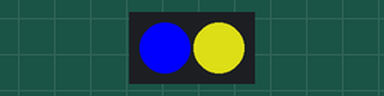
Recording of a sketch running on a simulated ATtiny85, built with avr-gcc and run on an emulated ATtiny85. Parts: 2 RGB LEDs in strip order, left to right. Dim RGB values are drawn brighter than linear; the strip is taken to match the declared colour order.

Above: at 0.75 s.
At 11.8 s:
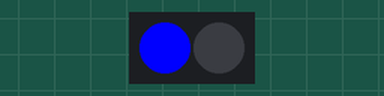
At 13.3 s:
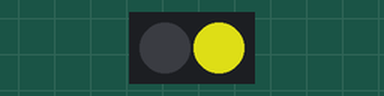
At 39.23 s:
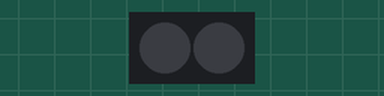
Timing chart, 0 to 40.0 s (numbered marks = the images above):
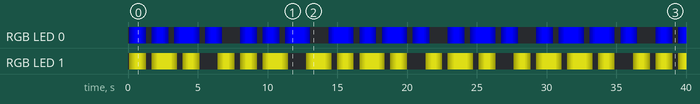

The sketch:

PuckFutin.ino
```cpp
/**
 * PuckFutin light animation application.
 *
 * Runs a set of patterns on a string of WS2811 lights.
 *
 * Signal pin: Mega = 2, NodeMCU = D4
 */

#include <Adafruit_NeoPixel.h>
#ifdef __AVR_ATtiny85__ // Trinket, Gemma, etc.
#include <avr/power.h>
#endif


// Num pixels, signal pin, per-pixel byte offsets the colors in the data stream.
Adafruit_NeoPixel strip = Adafruit_NeoPixel(2, 2, NEO_RGB + NEO_KHZ400);

#include "morse.h"
#include "palettes.h" // Must happen after strip is instantiated.

MorseLights* morse_lights = NULL;

/**
 * Pre-loop operations and setup.
 */
void setup() {
  Serial.begin(115200);
  strip.begin();

  morse_lights = new MorseLights();
  morse_lights->setPalette(ukraine_palette, 2);
  morse_lights->setup(&strip);
}

/**
 * Working code loop.
 */
void loop() {
  morse_lights->loop(&strip);
}
```

cycle_sprite.cpp
```cpp
#include <SPI.h>

#include "cycle_sprite.h"

/**
 * Everything the constructor does except set colors.
 */
void CycleSprite::setMainValues(int index, int num_steps, int start_step) {
  address = index;

  steps = num_steps;
  current_step = start_step;
  // Total number of steps in a cycle is twice one direction.
  total_steps = steps * 2;
}

/**
 * Constructor using separate RGB values.
 */
CycleSprite::CycleSprite(int index, int num_steps, int red, int green, int blue, int start_step) {
  setMainValues(index, num_steps, start_step);
  red_target = red;
  green_target = green;
  blue_target = blue;
}

/**
 * Constructor using a color element array.
 */
CycleSprite::CycleSprite(int index, int num_steps, uint32_t color, int start_step) {
  setMainValues(index, num_steps, start_step);

  red_target = (uint8_t)(color >> 16);
  green_target = (uint8_t)(color >>  8);
  blue_target = (uint8_t)color;
}


void CycleSprite::cycle(Adafruit_NeoPixel *my_strip) {
  if (current_step > total_steps) {
    return ;
  }

  int percent_changed =  (100 * (steps - abs(steps - current_step))) / steps;

  int red_step = (red_target * percent_changed) / 100;
  int green_step = (green_target * percent_changed) / 100;
  int blue_step = (blue_target * percent_changed) / 100;

  current_step++;
  my_strip->setPixelColor(address, red_step / 2, green_step / 2, blue_step / 2);
}

/**
 * If this sprite has completed a full cycle and is ready for recycling.
 */
bool CycleSprite::finished() {
  return (current_step >= total_steps);
}
```

cycle_sprite.h
```cpp
#include <Adafruit_NeoPixel.h>

#ifndef CycleSprite_h
#define CycleSprite_h

class CycleSprite;

/**
 * Controls operation of a relay.
 */
class CycleSprite {
  protected:
    int steps;
    int total_steps;
    int current_step;

    uint8_t red_target;
    uint8_t green_target;
    uint8_t blue_target;

  public:
    int address;

    void setMainValues(int index, int num_steps, int start_step);

    CycleSprite(int index, int num_steps, int red, int green, int blue, int start_step = 0);
    CycleSprite(int index, int num_steps, uint32_t color, int start_step = 0);

    void setStep(int new_step) { current_step = new_step; }
    void setAddress(unsigned new_address) {
      address = new_address;
      }
    void cycle(Adafruit_NeoPixel *my_strip);
    bool finished();

    void debug() {
      char buffer[100];
      sprintf(buffer, "address is %u current step is %u of total steps %u",
      address, current_step, total_steps);
      Serial.println(buffer);
    };
  protected:
    // These are from adafruit's neopixel library.
    uint32_t color(uint8_t r, uint8_t g, uint8_t b) {
      return ((uint32_t)r << 16) | ((uint32_t)g <<  8) | b;
    }


};

#endif
```

morse.h
```cpp
#include <Adafruit_NeoPixel.h>

// Number of cycles to fade up and down.
#define TRANSISTION_STEPS 5
// Number of cycles per beat.  Dot = 1 beat, Dash = 3.
#define BEAT_STEPS 3

// Some example morse code arrays.
// Use 1=dot, 3 = dash, NULL to end the character.
char morseP[] = {1,3,3,1, NULL};
char morseU[] = {1,1,3, NULL};
char morseC[] = {3,1,3,1, NULL};
char morseK[] = {1,3,1, NULL};
char morseF[] = {1,1,3,1, NULL};
char morseT[] = {3, NULL};
char morseI[] = {1,1, NULL};
char morseN[] = {3,1, NULL};
char morseA[] = {1,3, NULL};
char morseM[] = {3,3, NULL};
char morseR[] = {3,1,3, NULL};
char morseS[] = {1,1,1, NULL};

// This is the string we'll be transmitting.
char* text[] = {morseF, morseU, morseC, morseK, morseP, morseU, morseT, morseI, morseN};
int text_length = sizeof(text)/sizeof(text[0]);

class MorseLight {
  protected:
    uint32_t color;
    int letter_index;
    int letter_step;
    int starting_countdown;
    int step_countdown;
    int ending_countdown;
    int break_countdown;

  public:
    int address;
    MorseLight(int light_address, int letter_offset, uint32_t my_color) {
      address = light_address;
      color = my_color;
      setLetterIndex(letter_offset);
    }

    void setAddress(unsigned new_address) {
      address = new_address;
    }

    // Advance to this index in the text string.
    void setLetterIndex(int index) {
      setLetterIndexAndStep(index, 0);
    }

    // Advance to this index in the text string.
    void setLetterIndexAndStep(int new_index, int new_step) {
      letter_index = new_index;
      letter_step = new_step;
      starting_countdown = TRANSISTION_STEPS;
      step_countdown = text[letter_index][letter_step] * BEAT_STEPS;
      ending_countdown = TRANSISTION_STEPS;
      break_countdown = BEAT_STEPS * 1; // 1 beats between marks in a letter.
      if (NULL == text[letter_index][letter_step +1]) {
        break_countdown += BEAT_STEPS * 3; // 3 beats at the end of a letter.
      }
    }

    /**
     * Returns color scaled to a brightness of max 255, for fading transitions.
     *
     * @param uint32_t color
     *   32bit color to scale.
     * @param uint8_t brightness
     *   How much to scale it : 0 = black, 255 = full color.
     *
     * @return uint32_t
     *   The scaled color.
     */
    uint32_t scaleColor(uint32_t color, uint8_t brightness) {
      uint8_t red = (uint8_t)(color >> 16);
      uint8_t green = (uint8_t)(color >>  8);
      uint8_t blue = (uint8_t)color;

      red = (red * brightness) >> 8;
      green = (green * brightness) >> 8;
      blue = (blue * brightness) >> 8;

      return ((uint32_t)red << 16) | ((uint32_t)green << 8) | blue;
    }

    /**
     * The color of this light at this time.
     *
     * What this light should look light based on its state and counters.
     *
     * @return uint32_t
     *   The color this light should be in this cycle.
     */
    uint32_t lightColor() {
      if (starting_countdown > 0) {
        starting_countdown--;
        return scaleColor(color, (255 * (TRANSISTION_STEPS - starting_countdown)) / TRANSISTION_STEPS);
      }
      if (step_countdown > 0) {
        step_countdown--;
        return color;
      }
      if (ending_countdown > 0) {
        ending_countdown--;
        return scaleColor(color, (255 * ending_countdown) / TRANSISTION_STEPS);
      }
      if (break_countdown > 0) {
        break_countdown--;
        return (uint32_t) 0;
      }
      return (uint32_t) 0;
    }

    // Conditions where we are still sending the same letter.
    bool stillSendingLetter() {
      return (starting_countdown > 0) || (step_countdown > 0) || (ending_countdown > 0) || (break_countdown > 0);
    }

   /**
    * Cycle this light one step forward in transmitting the message.
    */
    void cycle(Adafruit_NeoPixel *strip) {
      strip->setPixelColor(address, lightColor());

      // If this step is still going, nothing to do.
      if (stillSendingLetter()) {
        return;
      }

      // Move on to the beep in this letter.
      letter_step++;
      // If we're not at the end of the letter steps, set the countdowns and continue.
      if (NULL != text[letter_index][letter_step]) {
        setLetterIndexAndStep(letter_index, letter_step);
        return;
      }

      // End of letter processing, switch to black.
      strip->setPixelColor(address, 0,0,0);
      // Move to next letter.
      letter_index++;
      // If we're not out of letters, keep going.
      if (letter_index < text_length) {
        setLetterIndex(letter_index);
        return;
      }
      // If we're not out of letters, that's a sentence!
    }

    /**
     * We have reached the end of the sentence.
     *
     * @return bool
     *   If we have transmitted the entire sentence yet.
     */
    bool finishedSentence() { return (break_countdown <= 0) && letter_index >= text_length; }
};


/**
 * Displays a repeating series of colors that send morse code sentences starting from a different point.
 */
class MorseLights {
  protected:
    int num_colors = 1;
    uint32_t *colors = NULL;
    int string_length = 0;
    MorseLight **lights_list;

  public:

    MorseLights() {
      num_colors = 0;
    }

    /**
     * Store the list of colors to use for the light string.
     */
    void setPalette(uint32_t *color_list, int color_count) {
      colors = color_list;
      num_colors = color_count;
    }

    /**
     * Total number of dots and dashes in our text.
     * Needed at one point, left here in case.
     *
     * @return int
     *   Number of beeps (dots + dashes) in our sentence.
     */
    int totalBeeps() {
      int total_beeps = 0;
      char* letter;
      for (int i = 0; i < text_length; i++) {
        letter = text[i];
        int current_step = 0;
        do {
          current_step++;
          total_beeps++;
        } while (NULL != letter[current_step]);
      }
      return total_beeps;
    }

    /**
     * Set up the array of MorseLight objects.
     */
    void setup(Adafruit_NeoPixel* strip) {
      string_length = strip->numPixels();
      lights_list = new MorseLight*[string_length];

      // Each offset is LETTER_INDEX * 10 + step.
      // I don't care enough to write this to alloc text_length * 4 of 2 int arrays.
      int beep_offsets[40];
      char* letter;
      int offset_count = 0;
      for (int letter_index = 0; letter_index < text_length; letter_index++) {
        letter = text[letter_index];
        int current_step = 0;
        do {
          beep_offsets[offset_count++] = (letter_index * 10) + current_step;
          current_step++;
        } while (NULL != letter[current_step]);
      }

      for (int index = 0; index < string_length; index++) {
        lights_list[index] = new MorseLight(index, 0, colors[index % num_colors]);
        lights_list[index]->setLetterIndexAndStep(
          beep_offsets[index % offset_count] / 10,
          beep_offsets[index % offset_count] % 10
        );
      }
      strip->show();
    }

    /**
     * Update lights along their progression.
     *
     * Cycle every light, restart ones that have finished the sentence.
     */
    void loop(Adafruit_NeoPixel* strip) {
      // Pause to set the pace.
      delay(100);
      // Make changes to lights.
      for (int index = 0; index < string_length; index++) {
        lights_list[index]->cycle(strip);
        // Reset any that have finished the sentence to start over.
        if (lights_list[index]->finishedSentence()) {
          lights_list[index]->setLetterIndex(0);
        }
      }
      // Display the new lights state.
      strip->show();
    }
};
```

palettes.h
```cpp
uint32_t BLACK = strip.Color(0, 0, 0);
uint32_t WHITE = strip.Color(255, 255, 255);
uint32_t RED = strip.Color(255, 0, 0);
uint32_t ORANGE = strip.Color(255, 52, 52);
uint32_t YELLOW = strip.Color(153, 153, 15);
uint32_t GREEN = strip.Color(0, 255, 0);
uint32_t BLUE = strip.Color(0, 0, 255);
uint32_t INDIGO = strip.Color(255, 0, 255);
uint32_t VIOLET = strip.Color(128, 0, 255);
uint32_t ROSE = strip.Color(255, 128, 128);

uint32_t color_palette[7] = {RED, BLUE, ORANGE, INDIGO, YELLOW, ROSE, GREEN};
uint32_t ukraine_palette[2] = {BLUE, YELLOW};
uint32_t voilets_palette[] = {BLUE, INDIGO, VIOLET, ROSE, WHITE};

uint32_t halloween_palette[4] = {
  strip.Color(0, 101, 0), // green
  strip.Color(31, 0, 67), // purple
  strip.Color(151, 67, 0), // orange
  strip.Color(151, 122, 0), // yellow
};
// From https://looka.com/blog/12-fall-color-palettes/ &. Pumpkin spice
uint32_t fall_palette[5] = {
  strip.Color(89, 50, 10), // Chocolate brown
  strip.Color(153, 73, 0), // light brown
  strip.Color(196, 84, 0), // ochre
  strip.Color(209, 114, 0), // yellow ochre
  strip.Color(240, 227, 214), // light pinkish?
};

uint32_t pinks_palette[8] = {
  strip.Color(255, 0, 0),
  strip.Color(255, 50, 50),
  strip.Color(255, 100, 100),
  strip.Color(255, 125, 125),
  strip.Color(255, 150, 150),
  strip.Color(255, 200, 200),
  strip.Color(255, 255, 255),
  strip.Color(255, 255, 255),
  };

uint32_t irish_flag_palette[3] = {
  strip.Color(22, 155, 98),
  strip.Color(255, 255, 255),
  strip.Color(255, 136, 62),
};
```

Measured:
- by itself, RGB LED 0: off → RGB(0, 0, 50) at 0.10 s, → RGB(0, 0, 101) 0.10 s later, → RGB(0, 0, 152) 0.10 s later, → RGB(0, 0, 203) 0.10 s later, … (215 changes in this stretch)
- by itself, RGB LED 1: off → RGB(30, 30, 2) at 0.10 s, → RGB(60, 60, 5) 0.10 s later, → RGB(91, 91, 8) 0.10 s later, → RGB(121, 121, 11) 0.10 s later, … (215 changes in this stretch)
